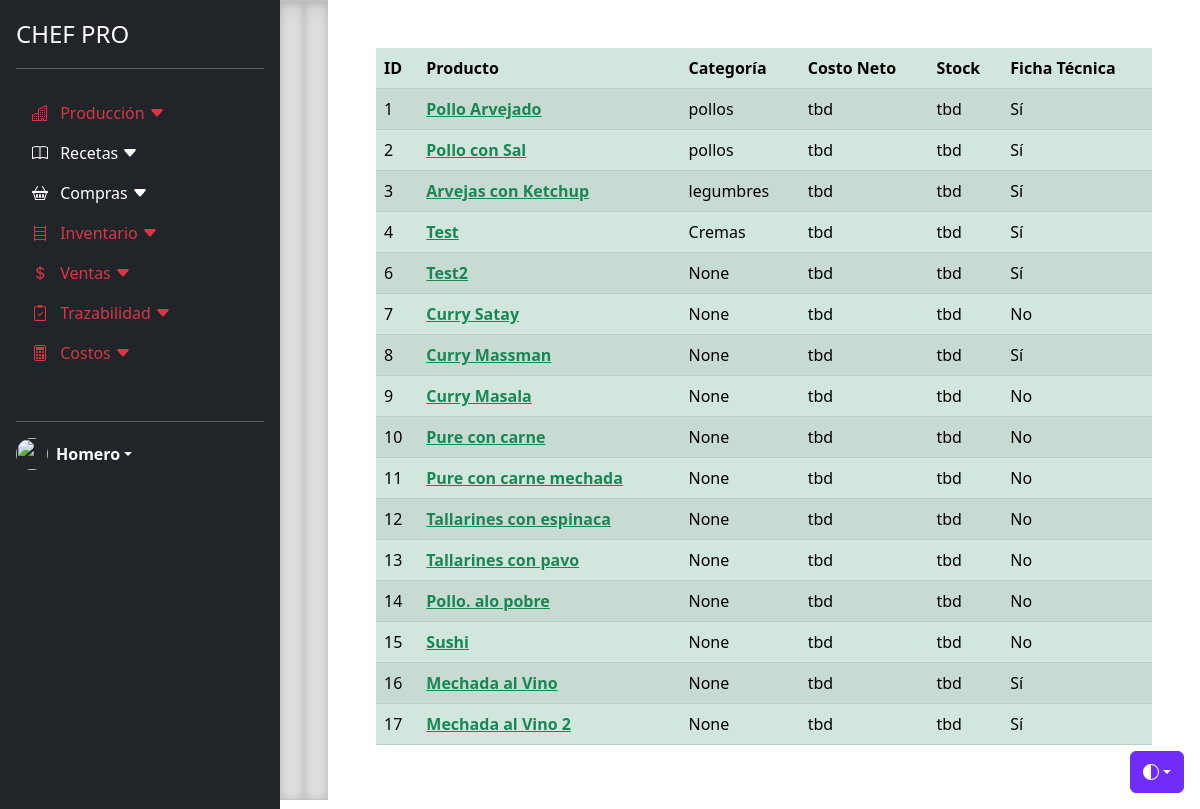
/recetas_listado/ (signed in), run on the app's committed database.
### recetas/models.py (models this page shows, shortened)
class Receta(models.Model):
    nombre_receta = models.CharField(max_length=45, unique=True)
    categoria = models.ForeignKey(Categoria_receta, on_delete=models.SET_NULL, null=True)
    ingredientes = models.ManyToManyField(Materia_prima, through='Gramajes')
    class Meta:
        verbose_name_plural = "Recetas"
    @property
    def all_tiene_ficha_tecnica(self):
        materias_primas = self.ingredientes.all()
        if all(mp.tiene_ficha_tecnica == "Sí" for mp in materias_primas):
            return "Sí"
        else:
            return "No"

class Categoria_receta(models.Model):
    nombre_categoria = models.CharField(max_length=45, unique=True)
    desc_categoria = models.CharField(max_length=500, blank=True)
    class Meta:
        verbose_name_plural = "Categorias Receta"
    def __str__(self):
       return self.nombre_categoria

class Materia_prima(models.Model):
    descripcion = models.CharField(max_length=45, unique=True)
    categoria =  models.ForeignKey(Categoria_material, on_delete=models.SET_NULL, null=True)
    subcategoria =  models.ForeignKey(Subcategoria_material, on_delete=models.SET_NULL, null=True)
    unidad_de_medida = models.ForeignKey(Unidad_de_medida, on_delete=models.SET_NULL, null=True)
    merma = models.DecimalField(max_digits=5, decimal_places=2, verbose_name='Merma en %', null=True, blank=True)
    calorias = models.DecimalField(max_digits=5, decimal_places=2, null=True, blank=True)
    carbohidratos = models.DecimalField(max_digits=5, decimal_places=2, null=True, blank=True)
    proteina = models.DecimalField(max_digits=5, decimal_places=2, null=True, blank=True)
    sodio = models.DecimalField(max_digits=5, decimal_places=2, null=True, blank=True)
    azucares = models.DecimalField(max_digits=5, decimal_places=2, null=True, blank=True)
    grasa_total = models.DecimalField(max_digits=5, decimal_places=2, null=True, blank=True)
    grasa_saturada = models.DecimalField(max_digits=5, decimal_places=2, null=True, blank=True)
    grasa_monosaturada = models.DecimalField(max_digits=5, decimal_places=2, null=True, blank=True)
    grasa_poliinsaturada = models.DecimalField(max_digits=5, decimal_places=2, null=True, blank=True)
    grasa_trans = models.DecimalField(max_digits=5, decimal_places=2, null=True, blank=True)
    colesterol = models.DecimalField(max_digits=5, decimal_places=2, null=True, blank=True)
    fibras = models.DecimalField(max_digits=5, decimal_places=2, null=True, blank=True)
    inventario = models.DecimalField(max_digits=9, decimal_places=2, default=0, null=True, blank=True)
    @property
    def tiene_ficha_tecnica(self):
        if self.calorias is not None and self.proteina is not None \
            and self.grasa_total is not None and self.grasa_saturada is not None \
                and self.grasa_monosaturada is not None and self.grasa_poliinsaturada is not None \
                    and self.grasa_trans is not None and self.colesterol is not None \
                        and self.carbohidratos is not None and self.azucares is not None \
                            and self.fibras is not None and self.sodio is not None:
            return "Sí"
        else:
            return "No"
    class Meta:
        verbose_name_plural = "Materias Primas"

### recetas/views.py (the view)
# urls.py: path('recetas_listado/', RecetasListView.as_view(), name='recetas-recetas_listado'),
class RecetasListView(ListView):
    model = Receta
    template_name = 'recetas/recetas_listado.html'
    context_object_name = 'recetas'

### recetas/templates/recetas/recetas_listado.html
{% extends "recetas/base.html" %}
{% block content %}
<table class="datatable table table-striped table-success">
    <thead>
      <tr>
        <th scope="col">ID</th>
        <th scope="col">Producto</th>
        <th scope="col">Categoría</th>
        <th scope="col">Costo Neto</th>
        <th scope="col">Stock</th>
        <th scope="col">Ficha Técnica</th>
      </tr>
    </thead>
    <tbody>
{% for receta in recetas %}
      <tr>
        <td>{{ receta.pk }}</td>
        <th scope="row"><a class="link-success" href="{% url 'recetas-receta_detalle' receta.id %}">{{ receta.nombre_receta }}</a></th>
        <td>{{ receta.categoria }}</td>
        <td>tbd</td>
        <td>tbd</td>
        <td>{{ receta.all_tiene_ficha_tecnica }}</td>
      </tr>
{% endfor %}
    </tbody>
  </table>
{% endblock content%}

### recetas/templates/recetas/base.html (shortened to what this page needs)
{% load static %}
<!doctype html>
<html lang="en">
<head>
  <link rel="stylesheet" type="text/css" href="{% static 'compras/styles.css' %}">
  <link href="https://cdn.jsdelivr.net/npm/bootstrap@5.3.0/dist/css/bootstrap.min.css" rel="stylesheet">
  <link href="https://getbootstrap.com/docs/5.3/assets/css/docs.css" rel="stylesheet">
  <link href="https://cdn.datatables.net/v/bs5/jq-3.6.0/jszip-2.5.0/dt-1.13.4/b-2.3.6/b-html5-2.3.6/b-print-2.3.6/datatables.min.css" rel="stylesheet"/>
</head>
<body>
  <div class="dropdown position-fixed bottom-0 end-0 mb-3 me-3 bd-mode-toggle">
    <button class="btn btn-bd-primary py-2 dropdown-toggle d-flex align-items-center" id="bd-theme" type="button"
      aria-expanded="false" data-bs-toggle="dropdown" aria-label="Toggle theme (auto)">
      <svg class="bi my-1 theme-icon-active" width="1em" height="1em">
        <use href="#circle-half"></use>
      </svg>
    </button>
  </div>
  <main class="d-flex flex-nowrap">
    <div class="d-flex flex-column flex-shrink-0 p-3 text-bg-dark" style="width: 280px;">
      <a href="/" class="d-flex align-items-center mb-3 mb-md-0 me-md-auto text-white text-decoration-none">
        <span class="fs-4">CHEF PRO</span>
      </a>
      <hr>
      <nav class="sidebar py-2 mb-4">
        <ul class="nav nav-pills flex-column mb-auto" id="nav_accordion">
          <li class="nav-item">
            <a href="#" class="nav-link text-danger" aria-current="page">
              Producción
              <svg xmlns="http://www.w3.org/2000/svg" width="16" height="16" fill="currentColor"
                class="bi bi-caret-down-fill" viewBox="0 0 16 16">
                <path
                  d="M7.247 11.14 2.451 5.658C1.885 5.013 2.345 4 3.204 4h9.592a1 1 0 0 1 .753 1.659l-4.796 5.48a1 1 0 0 1-1.506 0z">
                </path>
              </svg>
            </a>
          </li>
          <li>
            <a href="{% url 'recetas-recetas_listado' %}" class="nav-link text-white">
              Recetas
              <svg xmlns="http://www.w3.org/2000/svg" width="16" height="16" fill="currentColor"
                class="bi bi-caret-down-fill" viewBox="0 0 16 16">
                <path
                  d="M7.247 11.14 2.451 5.658C1.885 5.013 2.345 4 3.204 4h9.592a1 1 0 0 1 .753 1.659l-4.796 5.48a1 1 0 0 1-1.506 0z">
                </path>
              </svg>
            </a>
          </li>
          <li>
            <a href="#" class="nav-link text-white">
              Compras
              <svg xmlns="http://www.w3.org/2000/svg" width="16" height="16" fill="currentColor"
                class="bi bi-caret-down-fill" viewBox="0 0 16 16">
                <path
                  d="M7.247 11.14 2.451 5.658C1.885 5.013 2.345 4 3.204 4h9.592a1 1 0 0 1 .753 1.659l-4.796 5.48a1 1 0 0 1-1.506 0z">
                </path>
              </svg>
            </a>
          </li>
          <li>
            <a href="#" class="nav-link text-danger">
              <svg xmlns="http://www.w3.org/2000/svg" width="16" height="16" fill="currentColor"
                class="bi bi-bookshelf me-2">
                <path
                  d="M2.5 0a.5.5 0 0 1 .5.5V2h10V.5a.5.5 0 0 1 1 0v15a.5.5 0 0 1-1 0V15H3v.5a.5.5 0 0 1-1 0V.5a.5.5 0 0 1 .5-.5zM3 14h10v-3H3v3zm0-4h10V7H3v3zm0-4h10V3H3v3z" />
              </svg>
              Inventario
              <svg xmlns="http://www.w3.org/2000/svg" width="16" height="16" fill="currentColor"
                class="bi bi-caret-down-fill" viewBox="0 0 16 16">
                <path
                  d="M7.247 11.14 2.451 5.658C1.885 5.013 2.345 4 3.204 4h9.592a1 1 0 0 1 .753 1.659l-4.796 5.48a1 1 0 0 1-1.506 0z">
                </path>
              </svg>
            </a>
          </li>
          <li>
            <a href="#" class="nav-link text-danger">
              Ventas
              <svg xmlns="http://www.w3.org/2000/svg" width="16" height="16" fill="currentColor"
                class="bi bi-caret-down-fill" viewBox="0 0 16 16">
                <path
                  d="M7.247 11.14 2.451 5.658C1.885 5.013 2.345 4 3.204 4h9.592a1 1 0 0 1 .753 1.659l-4.796 5.48a1 1 0 0 1-1.506 0z">
                </path>
              </svg>
            </a>
          </li>
          <li>
            <a href="#" class="nav-link text-danger">
              Trazabilidad
              <svg xmlns="http://www.w3.org/2000/svg" width="16" height="16" fill="currentColor"
                class="bi bi-caret-down-fill" viewBox="0 0 16 16">
                <path
                  d="M7.247 11.14 2.451 5.658C1.885 5.013 2.345 4 3.204 4h9.592a1 1 0 0 1 .753 1.659l-4.796 5.48a1 1 0 0 1-1.506 0z">
                </path>
              </svg>
            </a>
          </li>
          <li class="nav-item has-submenu">
            <a href="#" class="nav-link text-danger">
              Costos
              <svg xmlns="http://www.w3.org/2000/svg" width="16" height="16" fill="currentColor"
                class="bi bi-caret-down-fill" viewBox="0 0 16 16">
                <path
                  d="M7.247 11.14 2.451 5.658C1.885 5.013 2.345 4 3.204 4h9.592a1 1 0 0 1 .753 1.659l-4.796 5.48a1 1 0 0 1-1.506 0z">
                </path>
              </svg>
            </a>
          </li>
        </ul>
      </nav>
      <hr>
      {% if user.is_authenticated %}
      <div class="dropdown">
        <a href="#" class="d-flex align-items-center text-white text-decoration-none dropdown-toggle"
          data-bs-toggle="dropdown" aria-expanded="false">
          <img src="https://www.onthisday.com/images/people/homer-simpson.jpg?w=360" alt="" width="32" height="32"
            class="rounded-circle me-2">
          <strong>Homero</strong>
        </a>
      </div>
      {% else %}
      <div>
        <a class="nav-item nav-link fw-bold" href="{% url 'login' %}">Ingresar</a>
        <a class="nav-item nav-link fw-bold" href="{% url 'register' %}">Registrarse</a>
      </div>
      {% endif %}
    </div>
    <div class="b-example-divider b-example-vr"></div>
    <div class="b-example-divider b-example-vr"></div>
    <div class="container p-5">
      {% load crispy_forms_tags %}
      {% block content %}
      {% endblock %}
    </div>
  </main>
</body>
</html>

### static/compras/styles.css (style rules this page uses)
.b-example-divider { width: 100%; height: 3rem; background-color: rgba(0, 0, 0, .1); border: solid rgba(0, 0, 0, .15); border-width: 1px 0; box-shadow: inset 0 .5em 1.5em rgba(0, 0, 0, .1), inset 0 .125em .5em rgba(0, 0, 0, .15); }
.b-example-vr { flex-shrink: 0; width: 1.5rem; height: 100vh; }
.bi { vertical-align: -.125em; fill: currentColor; }
.btn-bd-primary { --bd-violet-bg: #712cf9; --bd-violet-rgb: 112.520718, 44.062154, 249.437846; --bs-btn-font-weight: 600; --bs-btn-color: var(--bs-white); --bs-btn-bg: var(--bd-violet-bg); --bs-btn-border-color: var(--bd-violet-bg); --bs-btn-hover-color: var(--bs-white); --bs-btn-hover-bg: #6528e0; --bs-btn-hover-border-color: #6528e0; --bs-btn-focus-shadow-rgb: var(--bd-violet-rgb); --bs-btn-active-color: var(--bs-btn-hover-color); --bs-btn-active-bg: #5a23c8; --bs-btn-active-border-color: #5a23c8; }
.bd-mode-toggle { z-index: 1500; }

### recetas/templates/recetas/base.html (style rules this page uses)
.b-example-divider { width: 100%; height: 3rem; background-color: rgba(0, 0, 0, .1); border: solid rgba(0, 0, 0, .15); border-width: 1px 0; box-shadow: inset 0 .5em 1.5em rgba(0, 0, 0, .1), inset 0 .125em .5em rgba(0, 0, 0, .15); }
.b-example-vr { flex-shrink: 0; width: 1.5rem; height: 100vh; }
.bi { vertical-align: -.125em; fill: currentColor; }
.btn-bd-primary { --bd-violet-bg: #712cf9; --bd-violet-rgb: 112.520718, 44.062154, 249.437846; --bs-btn-font-weight: 600; --bs-btn-color: var(--bs-white); --bs-btn-bg: var(--bd-violet-bg); --bs-btn-border-color: var(--bd-violet-bg); --bs-btn-hover-color: var(--bs-white); --bs-btn-hover-bg: #6528e0; --bs-btn-hover-border-color: #6528e0; --bs-btn-focus-shadow-rgb: var(--bd-violet-rgb); --bs-btn-active-color: var(--bs-btn-hover-color); --bs-btn-active-bg: #5a23c8; --bs-btn-active-border-color: #5a23c8; }
.bd-mode-toggle { z-index: 1500; }

### data on the page
Receta: pk "1", nombre_receta "Pollo Arvejado", categoria "pollos", all_tiene_ficha_tecnica "Sí"
Receta: pk "2", nombre_receta "Pollo con Sal", categoria "pollos", all_tiene_ficha_tecnica "Sí"
Receta: pk "3", nombre_receta "Arvejas con Ketchup", categoria "legumbres", all_tiene_ficha_tecnica "Sí"
Receta: pk "4", nombre_receta "Test", categoria "Cremas", all_tiene_ficha_tecnica "Sí"
Receta: pk "6", nombre_receta "Test2", categoria "None", all_tiene_ficha_tecnica "Sí"
Receta: pk "7", nombre_receta "Curry Satay", categoria "None", all_tiene_ficha_tecnica "No"
Receta: pk "8", nombre_receta "Curry Massman", categoria "None", all_tiene_ficha_tecnica "Sí"
Receta: pk "9", nombre_receta "Curry Masala", categoria "None", all_tiene_ficha_tecnica "No"
Receta: pk "10", nombre_receta "Pure con carne", categoria "None", all_tiene_ficha_tecnica "No"
Receta: pk "11", nombre_receta "Pure con carne mechada", categoria "None", all_tiene_ficha_tecnica "No"
Receta: pk "12", nombre_receta "Tallarines con espinaca", categoria "None", all_tiene_ficha_tecnica "No"
Receta: pk "13", nombre_receta "Tallarines con pavo", categoria "None", all_tiene_ficha_tecnica "No"
Receta: pk "14", nombre_receta "Pollo. alo pobre", categoria "None", all_tiene_ficha_tecnica "No"
Receta: pk "15", nombre_receta "Sushi", categoria "None", all_tiene_ficha_tecnica "No"
Receta: pk "16", nombre_receta "Mechada al Vino", categoria "None", all_tiene_ficha_tecnica "Sí"
Receta: pk "17", nombre_receta "Mechada al Vino 2", categoria "None", all_tiene_ficha_tecnica "Sí"
